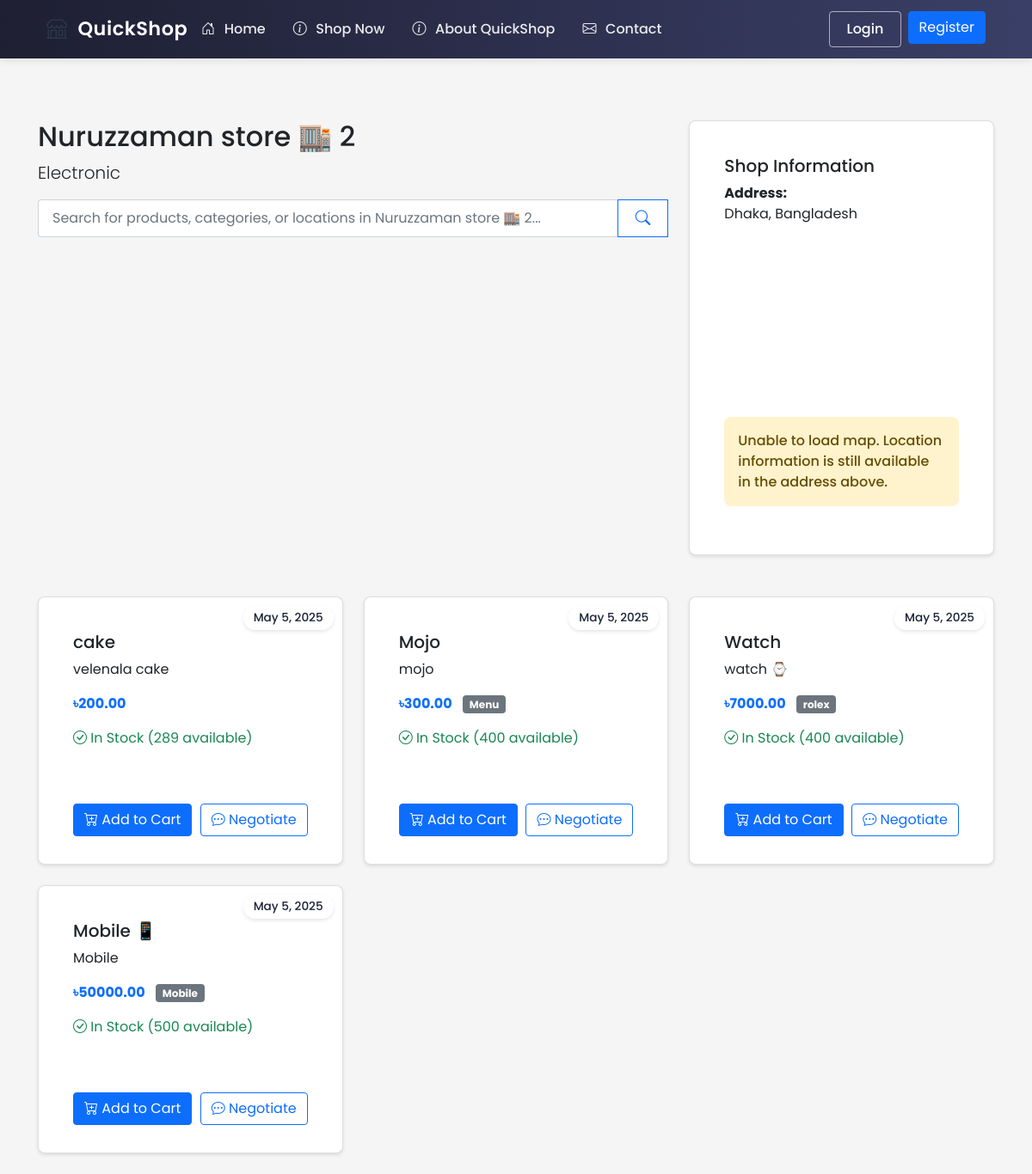
/shop/1, run on an earlier commit of the app's database.
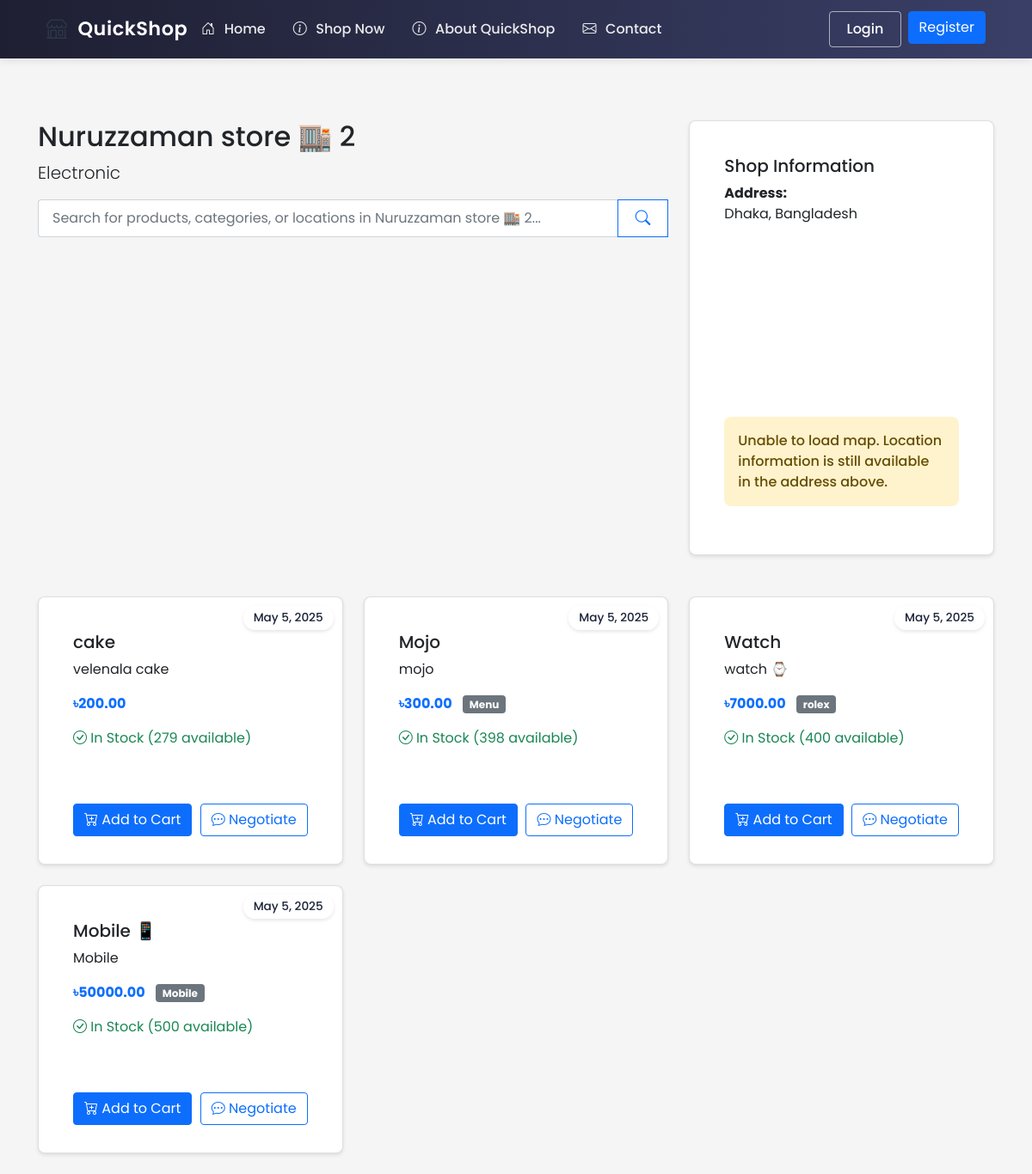
And on a later commit of the database.
### ecommerce/models/shop.py (models this page shows, shortened)
class Product(db.Model):
    id = db.Column(db.Integer, primary_key=True)
    name = db.Column(db.String(100), nullable=False)
    description = db.Column(db.Text)
    price = db.Column(db.Float, nullable=False)
    stock = db.Column(db.Integer, nullable=False, default=0)
    shop_id = db.Column(db.Integer, db.ForeignKey('shop.id'), nullable=False)
    category = db.Column(db.String(50))  # Add category field
    created_at = db.Column(db.DateTime, default=datetime.utcnow)
    images = db.relationship('Image', lazy=True,
                           foreign_keys='Image.product_id',
                           cascade="all, delete-orphan",
                           backref=db.backref('product_ref', lazy=True))
    rating = db.Column(db.Float, default=0.0)  # Average rating
    rating_count = db.Column(db.Integer, default=0)  # Number of ratings
    reviews = db.relationship(Review, backref='product', lazy=True)
    min_price = db.Column(db.Float)  # Minimum acceptable price
    max_discount_percentage = db.Column(db.Float, default=20.0)  # Maximum allowed discount
    continue_iteration = db.Column(db.Boolean, default=False)  # Whether to continue negotiation after max discount
    def is_negotiable(self):
        return self.min_price is not None and self.min_price < self.price

### ecommerce/routes/shop.py (the view)
@shop_bp.route('/<int:shop_id>')
def view(shop_id):
    shop = Shop.query.get_or_404(shop_id)
    return render_template('shop/view.html', shop=shop)

### ecommerce/templates/shop/view.html (shortened to what the changed rows need)
{% extends "base.html" %}
{% block content %}
<div class="container mt-4">
    <div class="row mb-4">
        <div class="col-md-8">
            <h2>{{ shop.name }}</h2>
        </div>
    </div>
    <div class="row">
        {% for product in shop.products %}
            <div class="col-md-4 mb-4">
                <div class="card h-100 product-card">
                    <span class="date-badge">May 5, 2025</span>
                    <div class="card-body">
                        <h5 class="card-title">{{ product.name }}</h5>
                        <p class="card-text">{{ product.description[:100] }}{% if product.description|length > 100 %}...{% endif %}</p>
                        <p class="card-text">
                            <strong class="text-primary">৳{{ "%.2f"|format(product.price) }}</strong>
                            {% if product.category %}
                                <span class="badge bg-secondary ms-2">{{ product.category }}</span>
                            {% endif %}
                        </p>
                        {% if product.stock > 0 %}
                            <p class="text-success">
                                <i class="bi bi-check-circle"></i> In Stock ({{ product.stock }} available)
                            </p>
                        {% else %}
                            <p class="text-danger">
                                <i class="bi bi-x-circle"></i> Out of Stock
                            </p>
                        {% endif %}
                    </div>
                    <div class="card-footer bg-transparent border-top-0 d-flex justify-content-between">
                        {% if product.stock > 0 %}
                            <button class="btn btn-primary add-to-cart"
                                    data-product-id="{{ product.id }}"
                                    data-product-name="{{ product.name }}">
                                <i class="bi bi-cart-plus"></i> Add to Cart
                            </button>
                            {% if product.is_negotiable() %}
                                <button class="btn btn-outline-primary negotiate-price"
                                        data-product-id="{{ product.id }}"
                                        data-product-name="{{ product.name }}"
                                        data-price="{{ product.price }}">
                                    <i class="bi bi-chat-dots"></i> Negotiate
                                </button>
                            {% endif %}
                        {% else %}
                            <button class="btn btn-secondary" disabled>Out of Stock</button>
                        {% endif %}
                    </div>
                </div>
            </div>
        {% else %}
            <div class="col-12">
                <div class="alert alert-info">
                    No products available in this shop yet.
                </div>
            </div>
        {% endfor %}
    </div>
</div>
{% endblock %}

What changed in the data, as far as the page shows it:
changed Product "cake": stock "289" → "279"
changed Product "Mojo": stock "400" → "398"
